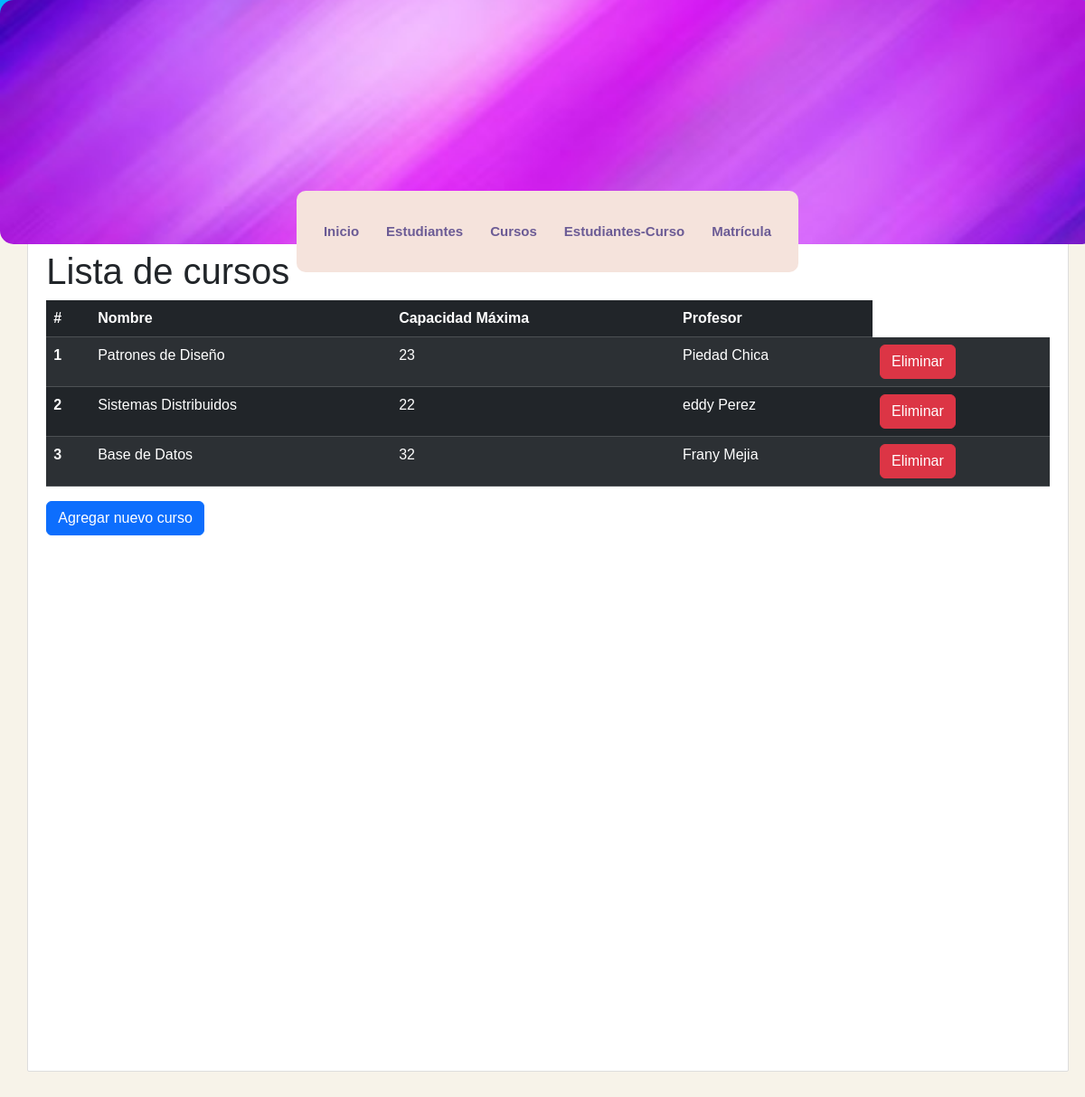
The app's page /Lista-cursos/ with its own data.
### persona/models.py (models this page shows, shortened)
class Persona(models.Model):
    nombre = models.CharField(max_length=100)
    apellidos = models.CharField(max_length=100)
    dni = models.CharField(max_length=10, unique=True)  # dni unico
    telefono = models.CharField(max_length=10)
    email = models.EmailField()
    fecha_nacimiento = models.DateField()
    rol = models.CharField(max_length=20)
    created_at = models.DateTimeField(auto_now_add=True)
    class Meta:
        db_table = 'persona'

### curso/views.py (the view)
# urls.py: path('Lista-cursos/',get_curso,name='lista-cursos'),
def get_curso(request):
    cursos = curso.objects.all()
    return render(request, 'lista_cursos.html', {
        'title': 'Lista de cursos',
        'cursos': cursos,
    })

### curso/templates/lista_cursos.html
{% extends "index.html" %}
{% block content %}
    <h1>{{ title }}</h1>
    <table class="table table-dark table-striped">
        <thead>
            <tr>
                <th scope="col">#</th>
                <th scope="col">Nombre</th>
                <th scope="col">Capacidad Máxima</th>
                <th scope="col">Profesor</th>
            </tr>
        </thead>
        <tbody>
            {% for curso in cursos %}
            <tr>
                <th scope="row">{{ forloop.counter }}</th>
                <td>{{ curso.nombre }}</td>
                <td>{{ curso.capacidad_max }}</td>
                <td>{{ curso.profesor.nombre }} {{ curso.profesor.apellidos }}</td>
                <td>
                    <a href="{% url 'eliminar_curso' curso.id %}" class="btn btn-danger" onclick="return confirm('¿Estás seguro que deseas eliminar este curso?');">Eliminar</a>
                </td>
            </tr>
            {% endfor %}
        </tbody>
    </table>
    <a href="{% url 'formulario_curso' %}" class="btn btn-primary">Agregar nuevo curso</a>
{% endblock %}

### mainApp/static/css/styles.css (style rules this page uses)
* { margin: 0px; padding: 0px; font-family: Arial, Helvetica, sans-serif; text-decoration: none; }
body { background-color: #f2f2f2; }

### mainApp/templates/index.html (style rules this page uses)
body { background-color: #F7F3E9; font-family: 'Arial', sans-serif; }

### records on screen
Persona: profesor.nombre "Piedad", profesor.apellidos "Chica"
Persona: profesor.nombre "eddy", profesor.apellidos "Perez"
Persona: profesor.nombre "Frany", profesor.apellidos "Mejia"

### other values on screen
{{ title }} "Lista de cursos"
{{ curso.nombre }} "Patrones de Diseño" "Sistemas Distribuidos" "Base de Datos"
{{ curso.capacidad_max }} "23" "22" "32"
